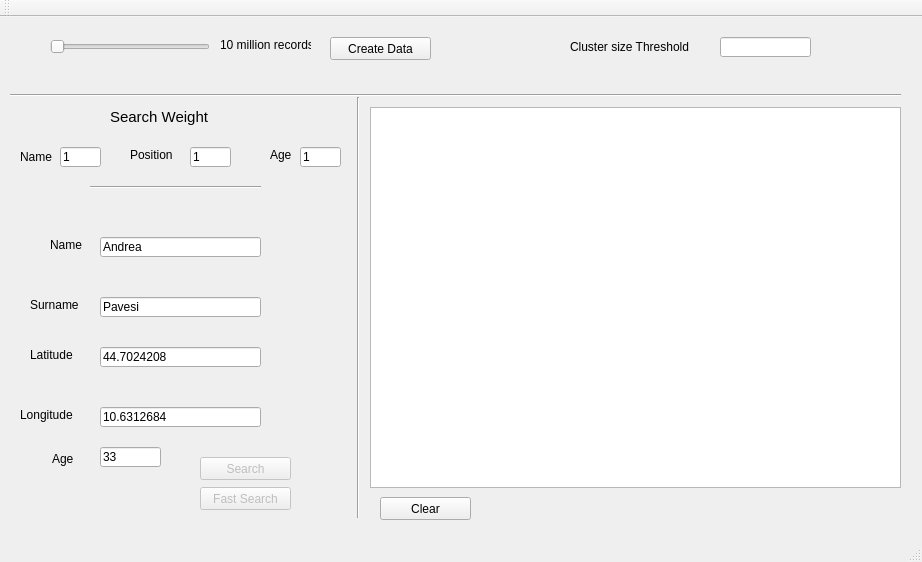
<?xml version="1.0" encoding="UTF-8"?>
<ui version="4.0">
 <class>MainWindow</class>
 <widget class="QMainWindow" name="MainWindow">
  <property name="geometry">
   <rect>
    <x>0</x>
    <y>0</y>
    <width>922</width>
    <height>562</height>
   </rect>
  </property>
  <property name="windowTitle">
   <string>MainWindow</string>
  </property>
  <widget class="QWidget" name="centralWidget">
   <widget class="QPushButton" name="pbSearch">
    <property name="enabled">
     <bool>false</bool>
    </property>
    <property name="geometry">
     <rect>
      <x>200</x>
      <y>440</y>
      <width>91</width>
      <height>23</height>
     </rect>
    </property>
    <property name="text">
     <string>Search</string>
    </property>
   </widget>
   <widget class="QSlider" name="horizontalSlider">
    <property name="geometry">
     <rect>
      <x>50</x>
      <y>20</y>
      <width>160</width>
      <height>19</height>
     </rect>
    </property>
    <property name="minimum">
     <number>10</number>
    </property>
    <property name="maximum">
     <number>100</number>
    </property>
    <property name="orientation">
     <enum>Qt::Horizontal</enum>
    </property>
   </widget>
   <widget class="QLabel" name="lblRecordsNum">
    <property name="geometry">
     <rect>
      <x>220</x>
      <y>20</y>
      <width>91</width>
      <height>16</height>
     </rect>
    </property>
    <property name="text">
     <string>10 million records</string>
    </property>
   </widget>
   <widget class="QLabel" name="lblName">
    <property name="geometry">
     <rect>
      <x>50</x>
      <y>220</y>
      <width>41</width>
      <height>16</height>
     </rect>
    </property>
    <property name="text">
     <string>Name</string>
    </property>
   </widget>
   <widget class="QLabel" name="lblSurname">
    <property name="geometry">
     <rect>
      <x>30</x>
      <y>280</y>
      <width>61</width>
      <height>16</height>
     </rect>
    </property>
    <property name="text">
     <string>Surname</string>
    </property>
   </widget>
   <widget class="QLabel" name="lblAge">
    <property name="geometry">
     <rect>
      <x>52</x>
      <y>434</y>
      <width>31</width>
      <height>16</height>
     </rect>
    </property>
    <property name="text">
     <string>Age</string>
    </property>
   </widget>
   <widget class="QLabel" name="lblLat">
    <property name="geometry">
     <rect>
      <x>30</x>
      <y>330</y>
      <width>71</width>
      <height>16</height>
     </rect>
    </property>
    <property name="text">
     <string>Latitude</string>
    </property>
   </widget>
   <widget class="QLabel" name="lblLong">
    <property name="geometry">
     <rect>
      <x>20</x>
      <y>390</y>
      <width>71</width>
      <height>16</height>
     </rect>
    </property>
    <property name="text">
     <string>Longitude</string>
    </property>
   </widget>
   <widget class="Line" name="line">
    <property name="geometry">
     <rect>
      <x>10</x>
      <y>70</y>
      <width>891</width>
      <height>16</height>
     </rect>
    </property>
    <property name="orientation">
     <enum>Qt::Horizontal</enum>
    </property>
   </widget>
   <widget class="Line" name="line_2">
    <property name="geometry">
     <rect>
      <x>350</x>
      <y>80</y>
      <width>16</width>
      <height>421</height>
     </rect>
    </property>
    <property name="orientation">
     <enum>Qt::Vertical</enum>
    </property>
   </widget>
   <widget class="QPushButton" name="pbCreateDB">
    <property name="geometry">
     <rect>
      <x>330</x>
      <y>20</y>
      <width>101</width>
      <height>23</height>
     </rect>
    </property>
    <property name="text">
     <string>Create Data</string>
    </property>
   </widget>
   <widget class="QLineEdit" name="leName">
    <property name="geometry">
     <rect>
      <x>100</x>
      <y>220</y>
      <width>161</width>
      <height>20</height>
     </rect>
    </property>
    <property name="text">
     <string>Andrea</string>
    </property>
   </widget>
   <widget class="QLineEdit" name="leSurname">
    <property name="geometry">
     <rect>
      <x>100</x>
      <y>280</y>
      <width>161</width>
      <height>20</height>
     </rect>
    </property>
    <property name="inputMethodHints">
     <set>Qt::ImhNone</set>
    </property>
    <property name="text">
     <string>Pavesi</string>
    </property>
   </widget>
   <widget class="QTextEdit" name="teOutput">
    <property name="geometry">
     <rect>
      <x>370</x>
      <y>90</y>
      <width>531</width>
      <height>381</height>
     </rect>
    </property>
    <property name="undoRedoEnabled">
     <bool>false</bool>
    </property>
    <property name="readOnly">
     <bool>true</bool>
    </property>
   </widget>
   <widget class="QLineEdit" name="leLat">
    <property name="geometry">
     <rect>
      <x>100</x>
      <y>330</y>
      <width>161</width>
      <height>20</height>
     </rect>
    </property>
    <property name="inputMethodHints">
     <set>Qt::ImhNone</set>
    </property>
    <property name="text">
     <string>44.7024208</string>
    </property>
   </widget>
   <widget class="QLineEdit" name="leLong">
    <property name="geometry">
     <rect>
      <x>100</x>
      <y>390</y>
      <width>161</width>
      <height>20</height>
     </rect>
    </property>
    <property name="inputMethodHints">
     <set>Qt::ImhNone</set>
    </property>
    <property name="text">
     <string>10.6312684</string>
    </property>
   </widget>
   <widget class="QLineEdit" name="leAge">
    <property name="geometry">
     <rect>
      <x>100</x>
      <y>430</y>
      <width>61</width>
      <height>20</height>
     </rect>
    </property>
    <property name="inputMethodHints">
     <set>Qt::ImhNone</set>
    </property>
    <property name="text">
     <string>33</string>
    </property>
   </widget>
   <widget class="QPushButton" name="pbFastSearch">
    <property name="enabled">
     <bool>false</bool>
    </property>
    <property name="geometry">
     <rect>
      <x>200</x>
      <y>470</y>
      <width>91</width>
      <height>23</height>
     </rect>
    </property>
    <property name="text">
     <string>Fast Search</string>
    </property>
   </widget>
   <widget class="QLineEdit" name="leClusterThr">
    <property name="geometry">
     <rect>
      <x>720</x>
      <y>20</y>
      <width>91</width>
      <height>20</height>
     </rect>
    </property>
   </widget>
   <widget class="QLabel" name="label">
    <property name="geometry">
     <rect>
      <x>570</x>
      <y>20</y>
      <width>151</width>
      <height>20</height>
     </rect>
    </property>
    <property name="text">
     <string>Cluster size Threshold</string>
    </property>
   </widget>
   <widget class="QLineEdit" name="leKString">
    <property name="geometry">
     <rect>
      <x>60</x>
      <y>130</y>
      <width>41</width>
      <height>20</height>
     </rect>
    </property>
    <property name="maximumSize">
     <size>
      <width>16777215</width>
      <height>20</height>
     </size>
    </property>
    <property name="text">
     <string>1</string>
    </property>
   </widget>
   <widget class="QLineEdit" name="leKGeo">
    <property name="geometry">
     <rect>
      <x>190</x>
      <y>130</y>
      <width>41</width>
      <height>20</height>
     </rect>
    </property>
    <property name="maximumSize">
     <size>
      <width>16777215</width>
      <height>20</height>
     </size>
    </property>
    <property name="text">
     <string>1</string>
    </property>
   </widget>
   <widget class="QLineEdit" name="leKAge">
    <property name="geometry">
     <rect>
      <x>300</x>
      <y>130</y>
      <width>41</width>
      <height>20</height>
     </rect>
    </property>
    <property name="maximumSize">
     <size>
      <width>16777215</width>
      <height>20</height>
     </size>
    </property>
    <property name="text">
     <string>1</string>
    </property>
   </widget>
   <widget class="QLabel" name="label_2">
    <property name="geometry">
     <rect>
      <x>20</x>
      <y>130</y>
      <width>51</width>
      <height>20</height>
     </rect>
    </property>
    <property name="maximumSize">
     <size>
      <width>16777215</width>
      <height>20</height>
     </size>
    </property>
    <property name="text">
     <string>Name</string>
    </property>
   </widget>
   <widget class="QLabel" name="label_3">
    <property name="geometry">
     <rect>
      <x>130</x>
      <y>130</y>
      <width>61</width>
      <height>16</height>
     </rect>
    </property>
    <property name="maximumSize">
     <size>
      <width>16777215</width>
      <height>16</height>
     </size>
    </property>
    <property name="text">
     <string>Position</string>
    </property>
   </widget>
   <widget class="QLabel" name="label_4">
    <property name="geometry">
     <rect>
      <x>270</x>
      <y>130</y>
      <width>31</width>
      <height>16</height>
     </rect>
    </property>
    <property name="maximumSize">
     <size>
      <width>16777215</width>
      <height>16</height>
     </size>
    </property>
    <property name="text">
     <string>Age</string>
    </property>
   </widget>
   <widget class="QPushButton" name="pbClear">
    <property name="enabled">
     <bool>true</bool>
    </property>
    <property name="geometry">
     <rect>
      <x>380</x>
      <y>480</y>
      <width>91</width>
      <height>23</height>
     </rect>
    </property>
    <property name="text">
     <string>Clear</string>
    </property>
   </widget>
   <widget class="Line" name="line_3">
    <property name="geometry">
     <rect>
      <x>90</x>
      <y>160</y>
      <width>171</width>
      <height>20</height>
     </rect>
    </property>
    <property name="orientation">
     <enum>Qt::Horizontal</enum>
    </property>
   </widget>
   <widget class="QLabel" name="label_5">
    <property name="geometry">
     <rect>
      <x>110</x>
      <y>90</y>
      <width>101</width>
      <height>20</height>
     </rect>
    </property>
    <property name="maximumSize">
     <size>
      <width>16777215</width>
      <height>20</height>
     </size>
    </property>
    <property name="font">
     <font>
      <pointsize>11</pointsize>
     </font>
    </property>
    <property name="text">
     <string>Search Weight</string>
    </property>
   </widget>
  </widget>
  <widget class="QMenuBar" name="menuBar">
   <property name="geometry">
    <rect>
     <x>0</x>
     <y>0</y>
     <width>922</width>
     <height>25</height>
    </rect>
   </property>
  </widget>
  <widget class="QToolBar" name="mainToolBar">
   <attribute name="toolBarArea">
    <enum>TopToolBarArea</enum>
   </attribute>
   <attribute name="toolBarBreak">
    <bool>false</bool>
   </attribute>
  </widget>
  <widget class="QStatusBar" name="statusBar"/>
 </widget>
 <layoutdefault spacing="6" margin="11"/>
 <tabstops>
  <tabstop>horizontalSlider</tabstop>
  <tabstop>pbCreateDB</tabstop>
  <tabstop>leClusterThr</tabstop>
  <tabstop>leKString</tabstop>
  <tabstop>leKGeo</tabstop>
  <tabstop>leKAge</tabstop>
  <tabstop>leName</tabstop>
  <tabstop>leSurname</tabstop>
  <tabstop>leLat</tabstop>
  <tabstop>leLong</tabstop>
  <tabstop>leAge</tabstop>
  <tabstop>pbSearch</tabstop>
  <tabstop>pbFastSearch</tabstop>
  <tabstop>teOutput</tabstop>
  <tabstop>pbClear</tabstop>
 </tabstops>
 <resources/>
 <connections/>
</ui>
